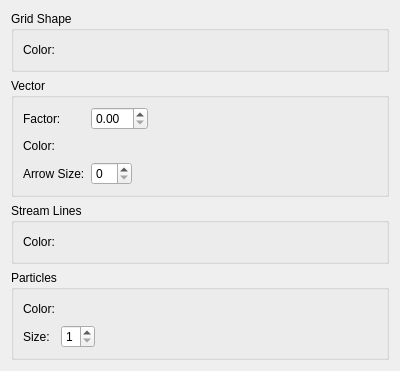
<?xml version="1.0" encoding="UTF-8"?>
<ui version="4.0">
 <class>PreferencePagePost3d</class>
 <widget class="QWidget" name="PreferencePagePost3d">
  <property name="geometry">
   <rect>
    <x>0</x>
    <y>0</y>
    <width>400</width>
    <height>359</height>
   </rect>
  </property>
  <property name="windowTitle">
   <string>Form</string>
  </property>
  <layout class="QVBoxLayout" name="verticalLayout">
   <item>
    <widget class="QGroupBox" name="gridGroupBox">
     <property name="title">
      <string>Grid Shape</string>
     </property>
     <layout class="QHBoxLayout" name="horizontalLayout">
      <item>
       <widget class="QLabel" name="gridColorLabel">
        <property name="text">
         <string>Color:</string>
        </property>
       </widget>
      </item>
      <item>
       <widget class="ColorEditWidget" name="gridColorWidget">
        <property name="text">
         <string/>
        </property>
       </widget>
      </item>
      <item>
       <spacer name="horizontalSpacer">
        <property name="orientation">
         <enum>Qt::Horizontal</enum>
        </property>
        <property name="sizeHint" stdset="0">
         <size>
          <width>40</width>
          <height>20</height>
         </size>
        </property>
       </spacer>
      </item>
     </layout>
    </widget>
   </item>
   <item>
    <widget class="QGroupBox" name="vectorGroupBox">
     <property name="title">
      <string>Vector</string>
     </property>
     <layout class="QGridLayout" name="gridLayout">
      <item row="0" column="0">
       <widget class="QLabel" name="vectorFactorLabel">
        <property name="text">
         <string>Factor:</string>
        </property>
       </widget>
      </item>
      <item row="0" column="1">
       <layout class="QHBoxLayout" name="horizontalLayout_2">
        <item>
         <widget class="QDoubleSpinBox" name="vectorFactor"/>
        </item>
        <item>
         <spacer name="horizontalSpacer_4">
          <property name="orientation">
           <enum>Qt::Horizontal</enum>
          </property>
          <property name="sizeHint" stdset="0">
           <size>
            <width>40</width>
            <height>20</height>
           </size>
          </property>
         </spacer>
        </item>
       </layout>
      </item>
      <item row="1" column="0">
       <widget class="QLabel" name="vectorColorLabel">
        <property name="text">
         <string>Color:</string>
        </property>
       </widget>
      </item>
      <item row="1" column="1">
       <layout class="QHBoxLayout" name="horizontalLayout_3">
        <item>
         <widget class="ColorEditWidget" name="vectorColorWidget">
          <property name="text">
           <string/>
          </property>
         </widget>
        </item>
        <item>
         <spacer name="horizontalSpacer_3">
          <property name="orientation">
           <enum>Qt::Horizontal</enum>
          </property>
          <property name="sizeHint" stdset="0">
           <size>
            <width>40</width>
            <height>20</height>
           </size>
          </property>
         </spacer>
        </item>
       </layout>
      </item>
      <item row="2" column="0">
       <widget class="QLabel" name="vectorArrowSizeLabel">
        <property name="text">
         <string>Arrow Size:</string>
        </property>
       </widget>
      </item>
      <item row="2" column="1">
       <layout class="QHBoxLayout" name="horizontalLayout_4">
        <item>
         <widget class="QSpinBox" name="vectorArrowSizeSpinBox"/>
        </item>
        <item>
         <spacer name="horizontalSpacer_2">
          <property name="orientation">
           <enum>Qt::Horizontal</enum>
          </property>
          <property name="sizeHint" stdset="0">
           <size>
            <width>40</width>
            <height>20</height>
           </size>
          </property>
         </spacer>
        </item>
       </layout>
      </item>
     </layout>
    </widget>
   </item>
   <item>
    <widget class="QGroupBox" name="groupBox">
     <property name="title">
      <string>Stream Lines</string>
     </property>
     <layout class="QHBoxLayout" name="horizontalLayout_5">
      <item>
       <widget class="QLabel" name="streamLineColorLabel">
        <property name="text">
         <string>Color:</string>
        </property>
       </widget>
      </item>
      <item>
       <widget class="ColorEditWidget" name="streamLineColorWidget">
        <property name="text">
         <string/>
        </property>
       </widget>
      </item>
      <item>
       <spacer name="horizontalSpacer_5">
        <property name="orientation">
         <enum>Qt::Horizontal</enum>
        </property>
        <property name="sizeHint" stdset="0">
         <size>
          <width>318</width>
          <height>20</height>
         </size>
        </property>
       </spacer>
      </item>
     </layout>
    </widget>
   </item>
   <item>
    <widget class="QGroupBox" name="groupBox_2">
     <property name="title">
      <string>Particles</string>
     </property>
     <layout class="QGridLayout" name="gridLayout_2">
      <item row="0" column="0">
       <widget class="QLabel" name="particleColorLabel">
        <property name="text">
         <string>Color:</string>
        </property>
       </widget>
      </item>
      <item row="0" column="1">
       <layout class="QHBoxLayout" name="horizontalLayout_7">
        <item>
         <widget class="ColorEditWidget" name="particleColorWidget">
          <property name="text">
           <string/>
          </property>
         </widget>
        </item>
        <item>
         <spacer name="horizontalSpacer_7">
          <property name="orientation">
           <enum>Qt::Horizontal</enum>
          </property>
          <property name="sizeHint" stdset="0">
           <size>
            <width>40</width>
            <height>20</height>
           </size>
          </property>
         </spacer>
        </item>
       </layout>
      </item>
      <item row="1" column="0">
       <widget class="QLabel" name="particleSizeLabel">
        <property name="text">
         <string>Size:</string>
        </property>
       </widget>
      </item>
      <item row="1" column="1">
       <layout class="QHBoxLayout" name="horizontalLayout_6">
        <item>
         <widget class="QSpinBox" name="particleSizeSpinBox">
          <property name="minimum">
           <number>1</number>
          </property>
          <property name="maximum">
           <number>9</number>
          </property>
         </widget>
        </item>
        <item>
         <spacer name="horizontalSpacer_6">
          <property name="orientation">
           <enum>Qt::Horizontal</enum>
          </property>
          <property name="sizeHint" stdset="0">
           <size>
            <width>40</width>
            <height>20</height>
           </size>
          </property>
         </spacer>
        </item>
       </layout>
      </item>
     </layout>
    </widget>
   </item>
   <item>
    <spacer name="verticalSpacer">
     <property name="orientation">
      <enum>Qt::Vertical</enum>
     </property>
     <property name="sizeHint" stdset="0">
      <size>
       <width>20</width>
       <height>15</height>
      </size>
     </property>
    </spacer>
   </item>
  </layout>
 </widget>
 <customwidgets>
  <customwidget>
   <class>ColorEditWidget</class>
   <extends>QLabel</extends>
   <header>guibase/coloreditwidget.h</header>
  </customwidget>
 </customwidgets>
 <resources/>
 <connections/>
</ui>
